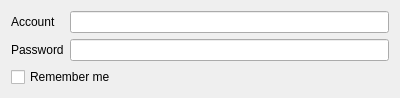
<?xml version="1.0" encoding="UTF-8"?>
<ui version="4.0">
 <class>AccountPage</class>
 <widget class="QWizardPage" name="AccountPage">
  <property name="geometry">
   <rect>
    <x>0</x>
    <y>0</y>
    <width>400</width>
    <height>87</height>
   </rect>
  </property>
  <property name="windowTitle">
   <string notr="true"/>
  </property>
  <property name="title">
   <string>Login</string>
  </property>
  <property name="subTitle">
   <string>Please enter your account and password to log in</string>
  </property>
  <attribute name="pageId">
   <string notr="true">1</string>
  </attribute>
  <layout class="QFormLayout" name="formLayout">
   <item row="0" column="0">
    <widget class="QLabel" name="label">
     <property name="text">
      <string>Account</string>
     </property>
    </widget>
   </item>
   <item row="0" column="1">
    <widget class="KLineEdit" name="accountEdit"/>
   </item>
   <item row="1" column="0">
    <widget class="QLabel" name="label_2">
     <property name="text">
      <string>Password</string>
     </property>
    </widget>
   </item>
   <item row="1" column="1">
    <widget class="KLineEdit" name="passwordEdit">
     <property name="passwordMode">
      <bool>true</bool>
     </property>
    </widget>
   </item>
   <item row="2" column="0" colspan="2">
    <widget class="QCheckBox" name="wallCheck">
     <property name="text">
      <string>Remember me</string>
     </property>
    </widget>
   </item>
  </layout>
 </widget>
 <customwidgets>
  <customwidget>
   <class>KLineEdit</class>
   <extends>QLineEdit</extends>
   <header>klineedit.h</header>
  </customwidget>
 </customwidgets>
 <resources/>
 <connections/>
</ui>
